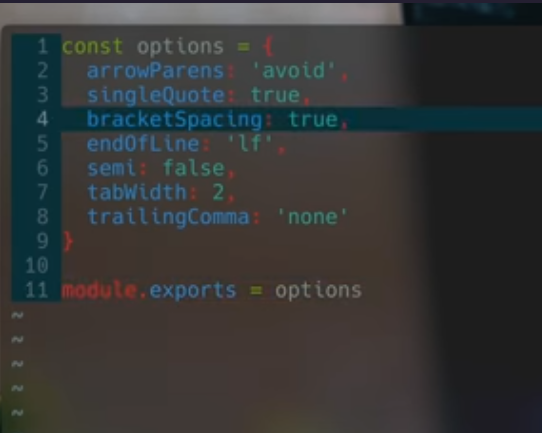
#> input picture sample.jpg, 542 x 433 px
$ python cv.py sample.jpg
#> lines starting #> are read from the running program, lines starting #| are printed output that depends on the picture; after the words box and inside, x2 and y2 are one past the last pixel; in counts of white or black regions, pixels touching at a corner belong together
import cv2
import pytesseract
import sys

pytesseract.pytesseract.tesseract_cmd = r"C:\Program Files\Tesseract-OCR\tesseract.exe"
img_path = sys.argv[1]
img = cv2.imread(img_path)
#> img is the input picture: shape (433, 542, 3); mean B, G, R 54.7, 54.9, 53.3
gray = cv2.cvtColor(img, cv2.COLOR_BGR2GRAY)
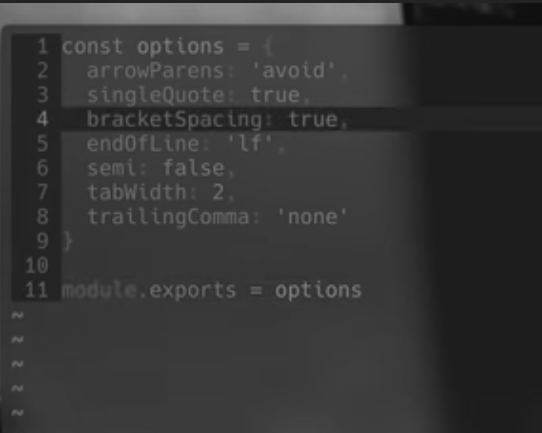
#> gray: shape (433, 542); min 14, max 147, mean 54.4
ret, thresh1 = cv2.threshold(
    gray, 0, 255, cv2.THRESH_OTSU | cv2.THRESH_BINARY_INV)
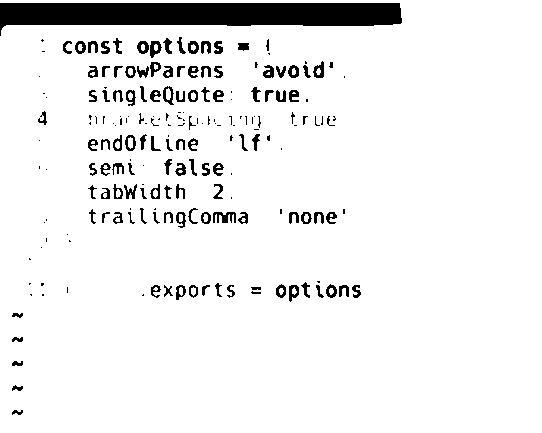
#> thresh1: shape (433, 542); 92.9% white; 201 black regions (84 under 20 px), largest, box (x1, y1, x2, y2) and area: (0, 3, 402, 36) 8932, (213, 212, 236, 223) 164, (150, 41, 162, 58) 121
#> ret = 80
rect_kernel = cv2.getStructuringElement(cv2.MORPH_RECT, (18, 18))
dilation = cv2.dilate(thresh1, rect_kernel, iterations=1)
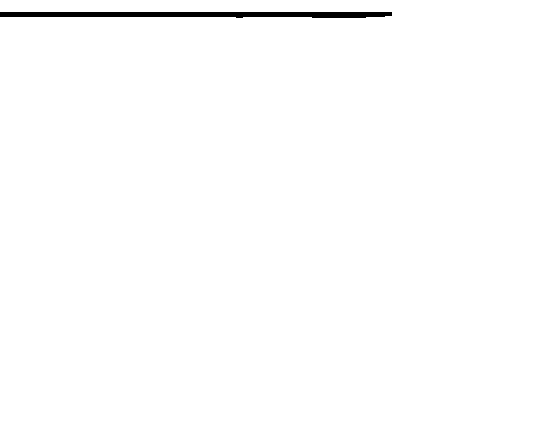
#> dilation: shape (433, 542); 99.1% white; 1 black region
contours, hierarchy = cv2.findContours(dilation, cv2.RETR_EXTERNAL,
                                       cv2.CHAIN_APPROX_NONE)
#> contours = 1 contour; box (x1, y1, x2, y2) and area: (0, 0, 542, 433) 231308
im2 = img.copy()
file = open("recognized.txt", "w+")
file.write("")
file.close()
for cnt in contours:
    x, y, w, h = cv2.boundingRect(cnt)
    rect = cv2.rectangle(im2, (x, y), (x + w, y + h), (0, 255, 0), 2)
    cropped = im2[y:y + h, x:x + w]
    file = open("recognized.txt", "a")
#> (the run stopped early here; a loop or call above may not have finished)
